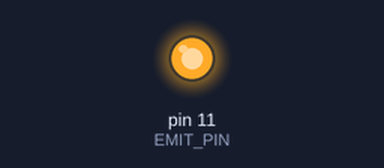
The sketch below on a simulated Arduino Uno, built with avr-gcc and run on an emulated ATmega328P. Shown: output pins drawn as LEDs (lit = HIGH).

Above: at 2.04 s.
At 4.76 s:
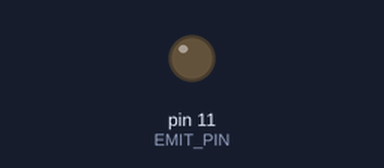
Timing chart, 0 to 5.1 s (numbered marks = the images above):
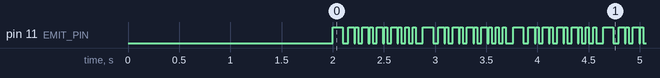

The sketch:

transmit.ino
```cpp
#define EMIT_PIN 11

class Transmitter {
  private:
    int syncPulseMs;
    int postSyncMs;
    int shortPulseMs;
    int longPulseMs;
    int interBitMs;

    uint16_t myPayload;  // 10 bits: 8 data + 2 checksum
    int bitNum;          // counts from 9 down to 0

    bool sending;
    unsigned long send_byte_ts;

    bool pulsing;
    unsigned long pulse_ts;
    unsigned long pulse_len_ms;

    bool padding;
    unsigned long padding_ts;
    unsigned long padding_len_ms;

    bool syncing;
    unsigned long sync_ts;

    bool post_sync;
    unsigned long post_sync_ts;

    bool inter_bit;
    unsigned long inter_bit_ts;

    byte interleavedParity(byte data) {
      byte even_parity = 0;
      byte odd_parity = 0;
      for (int i = 0; i < 8; i += 2) {
        even_parity ^= (data >> i) & 1;
        odd_parity ^= (data >> (i + 1)) & 1;
      }
      return (odd_parity << 1) | even_parity;
    }

    void startInterBit() {
      inter_bit = true;
      digitalWrite(EMIT_PIN, LOW);
      inter_bit_ts = millis();
    }

    void startPadding() {
      digitalWrite(EMIT_PIN, LOW);
      padding = true;
      padding_len_ms = (myPayload >> bitNum) & 0b1 ? 0 : longPulseMs - shortPulseMs;
      padding_ts = millis();
    }

    void checkPadding() {
      if (!padding || millis() < padding_ts + padding_len_ms) {return;}
      padding = false;
      --bitNum;
      startInterBit();
    }

    void startPulse() {
      pulse_len_ms = (myPayload >> bitNum) & 0b1 ? longPulseMs : shortPulseMs;
      pulsing = true;
      pulse_ts = millis();
      digitalWrite(EMIT_PIN, HIGH);
    }

    void checkPulse() {
      if (!pulsing || millis() < pulse_ts + pulse_len_ms) {return;}
      pulsing = false;
      startPadding();
    }

    void checkInterBit() {
      if (!inter_bit || millis() < inter_bit_ts + interBitMs) {return;}
      inter_bit = false;

      if (bitNum < 0) {
        send_byte_ts = millis();
        sending = false;
        return;
      }
      startPulse();
    }

    void startPostSync() {
      post_sync = true;
      post_sync_ts = millis();
      digitalWrite(EMIT_PIN, LOW);
    }

    void checkPostSync() {
      if (!post_sync || millis() < post_sync_ts + postSyncMs) {return;}
      post_sync = false;
      startPulse();
    }

    void startSync() {
      syncing = true;
      sync_ts = millis();
      digitalWrite(EMIT_PIN, HIGH);
    }

    void checkSync() {
      if (!syncing || millis() < sync_ts + syncPulseMs) {return;}
      syncing = false;
      startPostSync();
    }

  public:
    Transmitter() {}

    void init(int sync_pulse_ms, int post_sync_ms, int short_pulse_ms, int long_pulse_ms, int inter_bit_ms) {
      syncPulseMs = sync_pulse_ms;
      postSyncMs = post_sync_ms;
      shortPulseMs = short_pulse_ms;
      longPulseMs = long_pulse_ms;
      interBitMs = inter_bit_ms;
      sending = false;
      send_byte_ts = 0;

      pulsing = false;
      pulse_ts = 0;
      pulse_len_ms = 0;

      padding = false;
      padding_ts = 0;
      padding_len_ms = 0;

      syncing = false;
      sync_ts = 0;

      post_sync = false;
      post_sync_ts = 0;

      inter_bit = false;
      inter_bit_ts = 0;
    }

    void sendByte(byte data) {
      if (sending || millis() < send_byte_ts + 30) {return;}
      sending = true;

      byte checksum = interleavedParity(data);
      myPayload = ((uint16_t)data << 2) | checksum;
      bitNum = 9;

      startSync();
    }

    void check() {
      checkSync();
      checkPostSync();
      checkInterBit();
      checkPulse();
      checkPadding();
    }
};

Transmitter transmitter;
byte testByte;

void setup() {
  pinMode(EMIT_PIN, OUTPUT);
  digitalWrite(EMIT_PIN, LOW);
  transmitter.init(100, 50, 30, 60, 10);  // sync=90ms, post-sync=20ms, short=30ms, long=60ms, inter-bit=10ms
  testByte = 0xAA;

  Serial.begin(9600);
  delay(2000);
}

void loop() {
  transmitter.sendByte(testByte);
  transmitter.check();
}
```

Measured:
- by itself, pin 11 (EMIT_PIN): moves between LOW and HIGH, repeating every 0.88 s
